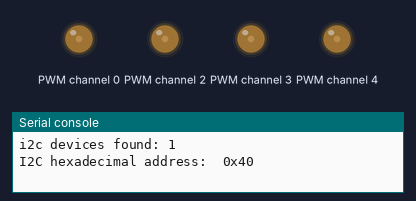
Simulated run of this program. Board: Raspberry Pi Pico running MicroPython. Parts: output pins drawn as LEDs (lit = HIGH), the last lines printed to the serial console. Library files of the repository ran but are not shown: pca9685.py. At 6.1 s the program stops and its outputs stay as they are.

Above: at 1.99 s.
At 6.2 s:
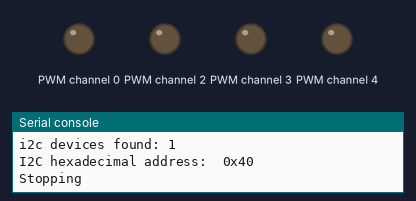
Timing chart, 0 to 7.6 s (numbered marks = the images above):
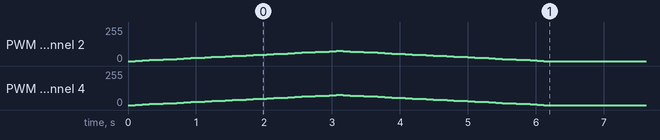

Measured:
- by itself, PWM channel 0, PWM channel 2–4: rises from 0/255 to 76/255 in 3.0 s, then falls to 0/255 in 3.1 s

The program:

motor_driver.py
```python
from machine import Pin, I2C
from pca9685 import PCA9685
import time

RESOLUTION = (2<<11)-1  # 12-bit resolution for PCA9685

# RESOLUTION  = 4096  # 12-bit resolution for PCA9685
TRACK_LEFT  = 0
TRACK_RIGHT = 1

# Initialize I2C
i2c = I2C(scl=Pin(21), sda=Pin(20))

# PCA9685 initialization
pca = PCA9685(i2c)
pca.freq(50)  # Set PWM frequency to 50Hz


def motors_stop():
    """Stop all motors"""
    # set_motor_speed(MOTOR_A_FWD, MOTOR_A_BWD, 0)
    # set_motor_speed(MOTOR_B_FWD, MOTOR_B_BWD, 0)
    for i in range(0, 5):
        pca.duty(i, 0)

def set_track_speed(track, speed):
    """
    Set speed for a specific track
    track: 0 for left, 1 for right
    speed: -100 to +100 (negative for backward, positive for forward). Set to 0 to stop.
    """
    if track not in [0, 1]:
        raise ValueError("Invalid track specified. Use 0 for left and 1 for right.")

    if speed > 100:
        speed = 100
    elif speed < -100:
        speed = -100

    if track == 0:
        if speed >0:
            pca.duty(1, 0)
            pca.duty(0, int(speed * RESOLUTION / 100))
            pca.duty(2, int(speed * RESOLUTION / 100))
        elif speed <0:
            pca.duty(2, 0)
            pca.duty(0, int(-speed * RESOLUTION / 100))
            pca.duty(1, int(-speed * RESOLUTION / 100))
        elif speed == 0:
            pca.duty(0, 0)
            pca.duty(1, 0)
            pca.duty(2, 0)
    elif track == 1:
        if speed >0:
            pca.duty(5, 0)
            pca.duty(3, int(speed * RESOLUTION / 100))
            pca.duty(4, int(speed * RESOLUTION / 100))
        elif speed <0:
            pca.duty(4, 0)
            pca.duty(3, int(-speed * RESOLUTION / 100))
            pca.duty(5, int(-speed * RESOLUTION / 100))
        elif speed == 0:
            pca.duty(3, 0)
            pca.duty(4, 0)
            pca.duty(5, 0)


# Example usage
if __name__ == "__main__":
    devices = i2c.scan()
    if len(devices) == 0:
        print("No i2c device !")
    else:
        print('i2c devices found:', len(devices))
        for device in devices:
            print("I2C hexadecimal address: ", hex(device))

        # Test motor movement
        try:
            min_speed = 0
            max_speed = 30
            for speed in range(min_speed, max_speed):
                set_track_speed(TRACK_LEFT, speed)
                set_track_speed(TRACK_RIGHT, speed)
                time.sleep(0.1)
            for speed in range(max_speed, min_speed, -1):
                set_track_speed(TRACK_LEFT, speed)
                set_track_speed(TRACK_RIGHT, speed)
                time.sleep(0.1)

            print("Stopping")
            # set_track_speed(TRACK_LEFT, 0)  # Stop left track
            # pca.duty(a, 0)
            # pca.duty(b, 0)


            motors_stop()

        except Exception as e:
            print("Error:", e)
            motors_stop()  # Safety stop
```
